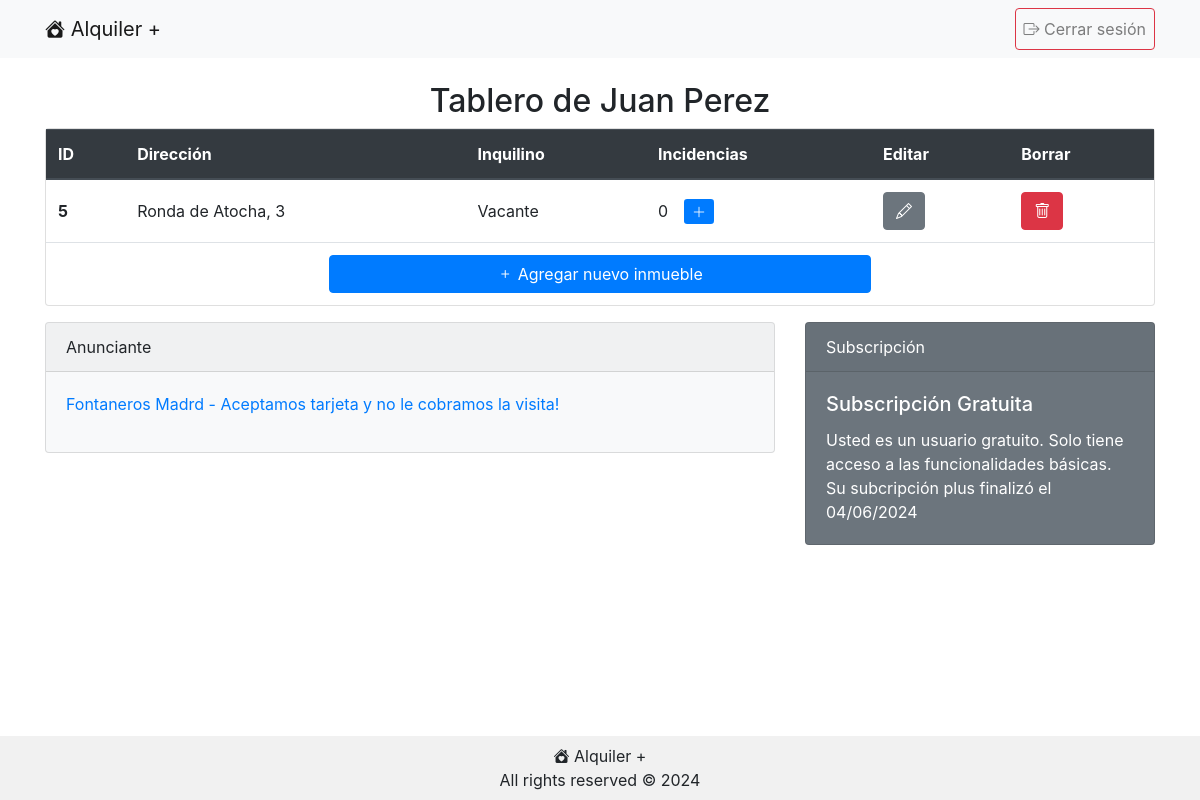
The app's page /tablero.php (signed in) with its own data.
### tables this page shows
CREATE TABLE `usuarios` (
  `id` int(11) NOT NULL,
  `nombre` tinytext NOT NULL,
  `apellido` tinytext NOT NULL,
  `email` varchar(255) NOT NULL,
  `contrasena_hash` text NOT NULL,
  `telefono` tinytext NOT NULL,
  `vencimiento_subscripcion` date NOT NULL DEFAULT current_timestamp(),
  `es_administrador` tinyint(1) NOT NULL DEFAULT 0
);

CREATE TABLE `inmuebles` (
  `id` int(11) NOT NULL,
  `direccion` text NOT NULL,
  `propietario_usuario_id` int(11) NOT NULL,
  `inquilino_usuario_id` int(11) NOT NULL
);

CREATE TABLE `publicidades` (
  `id` int(11) NOT NULL,
  `tipo` enum('fontaneria','electricidad','telefonillo','mobiliario','pagos','carpinteria','cerrajeria','pintura') NOT NULL,
  `contenido` text NOT NULL,
  `link` text NOT NULL,
  `coste_por_impresion` float NOT NULL,
  `coste_por_click` float NOT NULL
);

### class/Conexion.php (called while the page is built, shortened)
<?php
class Conexion {
    private static $host;
    private static $username;
    private static $password;
    private static $db;
    private static $dsn;
    private static $conexion = null;
    private static function inicializar() {
        if (self::$conexion === null) {
            self::$host = DB_HOST;
            self::$db = DB_NAME;
            self::$username = DB_USERNAME;
            self::$password = DB_PASSWORD;
            self::$dsn = "mysql:host=" . self::$host . ";dbname=" . self::$db . ";charset=utf8mb4";
            try {
                self::$conexion = new PDO(self::$dsn, self::$username, self::$password);
                self::$conexion->setAttribute(PDO::ATTR_ERRMODE, PDO::ERRMODE_EXCEPTION);
            } catch (PDOException $ex) {
                die("Error en la conexión con la bbdd: mensaje: " . $ex->getMessage());
            }
            return self::$conexion;
        }
    }
    public static function consulta($sql) {
        try {
            $stmt = self::$conexion->prepare($sql);
            $stmt->execute();
            $resultado = $stmt->fetchAll(PDO::FETCH_ASSOC);
            return $resultado;
        } catch (PDOException $ex) {
            die("Fallo la query: " . $ex->getMessage());
        }
    }
}

### class/Usuario.php (called while the page is built, shortened)
<?php
class Usuario {
    private $nombre;
    private $apellido;
    private $vencimientoSubscripcion;
    private $esAdministrador;
    private $inmuebles = array();
    public function __construct($nombre, $apellido, $email, $contrasenaHash, $telefono, $vencimientoSubscripcion=null, $esAdministrador=0, $inmuebles=null, $id=null) {
        if ($id != null) {
            $this->nombre = $nombre;
            $this->apellido = $apellido;
            $this->esAdministrador = $esAdministrador;
            $this->vencimientoSubscripcion = new DateTime($vencimientoSubscripcion);
            $this->inmuebles = $inmuebles;
        } else if ($id === null) {
            Conexion::consulta("INSERT INTO usuarios (nombre, apellido, email, contrasena_hash, telefono, vencimiento_subscripcion, es_administrador) VALUES ('".$nombre."', '".$apellido."', '".$email."', '".$contrasenaHash."', '".$telefono."', DATE_ADD(CURDATE(), INTERVAL 10 DAY), 0)");
        }
    }
    public function getNombre() {
        return $this->nombre;
    }
    public function getApellido() {
        return $this->apellido;
    }
    public function getVencimientoSubscripcion() {
        return $this->vencimientoSubscripcion;
    }
    public function getEsAdministrador() {
        return $this->esAdministrador;
    }
    public function getInmuebles() {
        return $this->inmuebles;
    }
    public static function obtenerUsuarioExistente($id) {
        $usuario = null;
        $consulta = Conexion::consulta("SELECT id, direccion, inquilino_usuario_id FROM inmuebles WHERE propietario_usuario_id=" . $id);
        $inmuebles = [];
        foreach ($consulta as $fila) {
            $inmueble = Inmueble::obtenerInmuebleExistente($fila["id"]);
            $inmuebles[] = $inmueble;
        }
        $consulta = Conexion::consulta("SELECT id, nombre, apellido, email, contrasena_hash, telefono, vencimiento_subscripcion, es_administrador FROM usuarios WHERE id=" . $id);
        foreach ($consulta as $fila) {
            $usuario = new Usuario($fila['nombre'], $fila['apellido'], $fila['email'], $fila['contrasena_hash'], $fila['telefono'], $fila['vencimiento_subscripcion'], $fila['es_administrador'], $inmuebles, $fila['id']);
        }
        return $usuario;
    }
}

### class/Inmueble.php (called while the page is built, shortened)
<?php
class Inmueble {
    private $id;
    private $direccion;
    private $inquilino;
    private $incidencias;
    public function __construct($direccion, $inquilino, $incidencias, $id=null, $usuario=null) {
        if ($id != null) {
            $this->id = $id;
            $this->direccion = $direccion;
            $this->inquilino = $inquilino;
            $this->incidencias = $incidencias;
        } else if ($id === null) {
            Conexion::consulta("INSERT INTO inmuebles (direccion, propietario_usuario_id) VALUES ('".$direccion."', ".$usuario->getId().")");
        }
    }
    public function getId() {
        return $this->id;
    }
    public function getDireccion() {
        return $this->direccion;
    }
    public function getInquilino() {
        return $this->inquilino;
    }
    public function getIncidencias() {
        return $this->incidencias?? [];
    }
    public static function obtenerInmuebleExistente($id) {
        $consulta = Conexion::consulta("SELECT id, tipo, titulo, descripcion, estado, usuario_id, fecha_y_hora FROM incidencias WHERE inmueble_id=" . $id);
        $incidencias = [];
        $consulta = Conexion::consulta("SELECT id, direccion, inquilino_usuario_id FROM inmuebles WHERE id=" . $id);
        foreach ($consulta as $fila) {
            $inmueble = new Inmueble($fila['direccion'], Usuario::obtenerUsuarioExistente($fila['inquilino_usuario_id']), $incidencias, $fila['id']);
        }
        return $inmueble;
    }
}

### class/Publicidad.php (called while the page is built, shortened)
<?php
class Publicidad  {
    public $id;
    public $contenido;
    public function __construct ($id, $tipo, $contenido, $link, $costePorImpresion, $costePorClick) {
        $this->id = $id;
        $this->contenido = $contenido;
    }
    public function getId () {
        return $this->id;
    }
    public function getContenido () {
        return $this->contenido;
    }
    public static function obtenerPublicidadAlAzar() {
        $consulta = Conexion::consulta("SELECT id, tipo, contenido, link, coste_por_impresion, coste_por_click FROM publicidades");
        $elegirFilaAleatoria = array_rand($consulta);
        $filaAleatoria = $consulta[$elegirFilaAleatoria];
        $publicidad = new Publicidad($filaAleatoria['id'], $filaAleatoria['tipo'], $filaAleatoria['contenido'], $filaAleatoria['link'], $filaAleatoria['coste_por_impresion'], $filaAleatoria['coste_por_click']);
        return $publicidad;
    }
}

### public/tablero.php (the view, shortened to what this page needs)
<?php
$usuario = Usuario::obtenerUsuarioExistente($_SESSION['usuarioId']);
$currentDate = new DateTime();
$currentDate->setTime(0, 0, 0);
$subscripto = ($usuario->getVencimientoSubscripcion() >= $currentDate);
$publicidad = Publicidad::obtenerPublicidadAlAzar();
?>
<!DOCTYPE html>
<html lang="es">
    <head>
<?php require '../include/head.php' ?>
    </head>
    <body>
        <?php require '../include/nav.php'; ?>
        <div class="contenido container mt-4 flex-grow-1">
            <h2 class="text-black text-center">Tablero de <?php echo"{$usuario->getNombre()} {$usuario->getApellido()}"?></h2>
            <div class="row">
                <div class="col-md-12 ml-auto">
                    <div class="table-responsive">
                        <div class="card mb-3">
                            <table class="table table-hover mb-0">
                                <thead class="thead-dark">
                                    <tr>
                                        <th scope="col">ID</th>
                                        <th scope="col">Direcci&oacute;n</th>
                                        <th scope="col">Inquilino</th>
                                        <th scope="col">Incidencias</th>
                                        <th scope="col">Editar</th>
                                        <th scope="col">Borrar</th>
                                    </tr>
                                </thead>
                                <tbody>
                                    <?php
                                        foreach ($usuario->getInmuebles() as $inmueble) {
                                            ?>
                                            <tr>
                                                <th scope="row" class="align-middle"><?php echo $inmueble->getId(); ?></th>
                                                <td class="align-middle"><?php echo $inmueble->getDireccion(); ?></td>
                                                <td class="align-middle"><?php echo ($inmueble->getInquilino())? "{$inmueble->getInquilino()->getNombre()} {$inmueble->getInquilino()->getApellido()}" : "Vacante" ; ?></td>
                                                <td class="align-middle"><?php echo count($inmueble->getIncidencias()); ?><a href="nueva_incidencia.php?inmuebleId=<?php echo $inmueble->getId(); ?>" class="edit-button btn-sm btn-primary ml-3"><i class="bi bi-plus-lg"></i></a></td>
                                                <td class="align-middle"><a href="ce_inmueble.php?inmuebleId=<?php echo $inmueble->getId(); ?>" class="edit-button btn btn-secondary"><i class="bi bi-pencil"></i></a></td>
                                                <td class="align-middle"><a href="borrar_inmueble.php?inmuebleId=<?php echo $inmueble->getId(); ?>" class="delete-button btn btn-danger" onclick="return confirm('Esta seguro que desea borrar este inmueble?');"><i class="bi bi-trash"></i></a></td>
                                            <tr>
                                        <?php }
                                        if (!$subscripto && count($usuario->getInmuebles()) >= 3) {
                                            ?> <tr><td colspan="6" class="text-center"><a href="#" class="btn btn-primary w-50 disabled"><i class="bi bi-plus"></i> Actualiza a Plus para agregar m&aacute;s inmuebles</a></td></tr> <?php
                                        } else {
                                            ?> <tr><td colspan="6" class="text-center"><a href="ce_inmueble.php" class="btn btn-primary w-50"><i class="bi bi-plus"></i> Agregar nuevo inmueble</a></td></tr> <?php
                                        } ?>
                                </tbody>
                            </table>
                        </div>
                    </div>
                </div>
            </div>
            <div class="row">
                <div class="<?php echo ($usuario->getEsAdministrador())? "col-md-5" : "col-md-8" ?> ml-auto">
                    <div class="card text-black bg-light mb-4">
                    <div class="card-header">Anunciante</div>
                    <div class="card-body">
                        <p>
                            <a href="visitar_publicidad.php?publicidadId=<?php echo $publicidad->getId()?>" target="_blank"><?php echo $publicidad->getContenido(); $publicidad->registrarImpresion($usuario); ?></a>
                        </p>
                    </div>
                    </div>
                </div>
                <div class="col-md-4 ml-auto">
                    <div class="card text-white <?php echo ($subscripto) ? "bg-success" : "bg-secondary" ?> mb-4">
                        <div class="card-header">Subscripci&oacute;n</div>
                        <div class="card-body">
                            <h5 class="card-title">Subscripci&oacute;n <?php echo ($subscripto) ? "Plus" : "Gratuita" ?></h5>
                            <p class="card-text">
                                <?php echo ($subscripto) ? "Usted es un usuario plus. Podr&aacute; utilizar todas las funciones de la plataforma hasta el " : "Usted es un usuario gratuito. Solo tiene acceso a las funcionalidades b&aacute;sicas. Su subcripci&oacute;n plus finaliz&oacute; el " ?>
                                <?php echo ($usuario->getVencimientoSubscripcion())->format("d/m/Y") ?>
                            </p>
                        </div>
                    </div>
                </div>
            </div>
        </div>
<?php require '../include/footer.php' ?>
    </body>
</html>

### public/css/estilos.css (style rules this page uses)
body { display: flex; flex-direction: column; min-height: 100vh; }

### records on screen
usuarios: nombre "Juan", apellido "Perez", vencimiento_subscripcion "04/06/2024"
inmuebles: id "5", direccion "Ronda de Atocha, 3", count($inmueble->getIncidencias()) "0"
publicidades: contenido "Fontaneros Madrd - Aceptamos tarjeta y no le cobramos la visita!"
